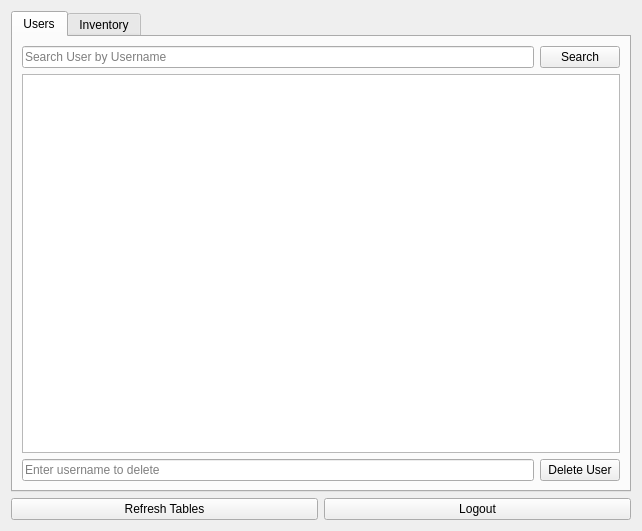
<?xml version="1.0" encoding="UTF-8"?>
<ui version="4.0">
 <class>Admin_page</class>
 <widget class="QWidget" name="Admin_page">
  <layout class="QVBoxLayout" name="verticalLayout">
   <item>
    <widget class="QTabWidget" name="adminTabWidget">
     <property name="currentIndex">
      <number>0</number>
     </property>
     <!-- Users Tab -->
     <widget class="QWidget" name="usersTab">
      <attribute name="title">
       <string>Users</string>
      </attribute>
      <layout class="QVBoxLayout" name="verticalLayout_users">
       <item>
        <layout class="QHBoxLayout" name="searchUserLayout">
         <item>
          <widget class="QLineEdit" name="searchUserInput">
           <property name="placeholderText">
            <string>Search User by Username</string>
           </property>
          </widget>
         </item>
         <item>
          <widget class="QPushButton" name="searchUserBtn">
           <property name="text">
            <string>Search</string>
           </property>
          </widget>
         </item>
        </layout>
       </item>
       <item>
        <widget class="QTableWidget" name="tableUsers">
         <property name="sizePolicy">
          <sizepolicy hsizetype="Expanding" vsizetype="Expanding">
           <horstretch>0</horstretch>
           <verstretch>0</verstretch>
          </sizepolicy>
         </property>
         <property name="minimumSize">
          <size>
           <width>0</width>
           <height>300</height>
          </size>
         </property>
        </widget>
       </item>
       <item>
        <layout class="QHBoxLayout" name="userDeleteLayout">
         <item>
          <widget class="QLineEdit" name="deleteUserInput">
           <property name="placeholderText">
            <string>Enter username to delete</string>
           </property>
          </widget>
         </item>
         <item>
          <widget class="QPushButton" name="deleteUserBtn">
           <property name="text">
            <string>Delete User</string>
           </property>
          </widget>
         </item>
        </layout>
       </item>
      </layout>
     </widget>

     <!-- Inventory Tab -->
     <widget class="QWidget" name="inventoryTab">
      <attribute name="title">
       <string>Inventory</string>
      </attribute>
      <layout class="QVBoxLayout" name="verticalLayout_inventory">

       <!-- Add Item Layout -->
       <item>
        <layout class="QHBoxLayout" name="addItemLayout">
         <item>
          <widget class="QLineEdit" name="idInput">
           <property name="placeholderText">
            <string>ID</string>
           </property>
          </widget>
         </item>
         <item>
          <widget class="QLineEdit" name="nameInput">
           <property name="placeholderText">
            <string>Name</string>
           </property>
          </widget>
         </item>
         <item>
          <widget class="QSpinBox" name="quantityInput">
           <property name="minimum">
            <number>0</number>
           </property>
           <property name="maximum">
            <number>9999</number>
           </property>
          </widget>
         </item>
         <item>
          <widget class="QDoubleSpinBox" name="priceInput">
           <property name="minimum">
            <double>0.00</double>
           </property>
           <property name="maximum">
            <double>9999.99</double>
           </property>
           <property name="decimals">
            <number>2</number>
           </property>
           <property name="prefix">
            <string>Rs </string>
           </property>
          </widget>
         </item>
         <item>
          <widget class="QComboBox" name="categoryComboBox">
           <item><property name="text"><string>Electronics</string></property></item>
           <item><property name="text"><string>Groceries</string></property></item>
           <item><property name="text"><string>Furniture</string></property></item>
           <item><property name="text"><string>Cosmetics</string></property></item>
           <item><property name="text"><string>Clothes</string></property></item>
           <item><property name="text"><string>Smoking Products</string></property></item>
           <item><property name="text"><string>Liquors</string></property></item>  <!-- Added Liquors here -->
          </widget>
         </item>
         <item>
          <widget class="QPushButton" name="addItemBtn">
           <property name="text">
            <string>Add Item</string>
           </property>
          </widget>
         </item>
        </layout>
       </item>

       <!-- Search Item Layout -->
       <item>
        <layout class="QHBoxLayout" name="searchItemLayout">
         <item>
          <widget class="QLineEdit" name="searchItemInput">
           <property name="placeholderText">
            <string>Search Item by ID or Name</string>
           </property>
          </widget>
         </item>
         <item>
          <widget class="QPushButton" name="searchItemBtn">
           <property name="text">
            <string>Search</string>
           </property>
          </widget>
         </item>
        </layout>
       </item>

       <!-- Category Tabs inside Inventory -->
       <item>
        <widget class="QTabWidget" name="categoryTabWidget">

         <widget class="QWidget" name="electronicsTab">
          <attribute name="title"><string>Electronics</string></attribute>
          <layout class="QVBoxLayout" name="electronicsLayout">
           <item>
            <widget class="QTableWidget" name="tableElectronics">
             <property name="sizePolicy">
              <sizepolicy hsizetype="Expanding" vsizetype="Expanding">
               <horstretch>0</horstretch>
               <verstretch>0</verstretch>
              </sizepolicy>
             </property>
             <property name="minimumSize">
              <size>
               <width>0</width>
               <height>300</height>
              </size>
             </property>
            </widget>
           </item>
          </layout>
         </widget>

         <widget class="QWidget" name="groceriesTab">
          <attribute name="title"><string>Groceries</string></attribute>
          <layout class="QVBoxLayout" name="groceriesLayout">
           <item>
            <widget class="QTableWidget" name="tableGroceries">
             <property name="sizePolicy">
              <sizepolicy hsizetype="Expanding" vsizetype="Expanding">
               <horstretch>0</horstretch>
               <verstretch>0</verstretch>
              </sizepolicy>
             </property>
             <property name="minimumSize">
              <size>
               <width>0</width>
               <height>300</height>
              </size>
             </property>
            </widget>
           </item>
          </layout>
         </widget>

         <widget class="QWidget" name="furnitureTab">
          <attribute name="title"><string>Furniture</string></attribute>
          <layout class="QVBoxLayout" name="furnitureLayout">
           <item>
            <widget class="QTableWidget" name="tableFurniture">
             <property name="sizePolicy">
              <sizepolicy hsizetype="Expanding" vsizetype="Expanding">
               <horstretch>0</horstretch>
               <verstretch>0</verstretch>
              </sizepolicy>
             </property>
             <property name="minimumSize">
              <size>
               <width>0</width>
               <height>300</height>
              </size>
             </property>
            </widget>
           </item>
          </layout>
         </widget>

         <widget class="QWidget" name="cosmeticsTab">
          <attribute name="title"><string>Cosmetics</string></attribute>
          <layout class="QVBoxLayout" name="cosmeticsLayout">
           <item>
            <widget class="QTableWidget" name="tableCosmetics">
             <property name="sizePolicy">
              <sizepolicy hsizetype="Expanding" vsizetype="Expanding">
               <horstretch>0</horstretch>
               <verstretch>0</verstretch>
              </sizepolicy>
             </property>
             <property name="minimumSize">
              <size>
               <width>0</width>
               <height>300</height>
              </size>
             </property>
            </widget>
           </item>
          </layout>
         </widget>

         <widget class="QWidget" name="clothesTab">
          <attribute name="title"><string>Clothes</string></attribute>
          <layout class="QVBoxLayout" name="clothesLayout">
           <item>
            <widget class="QTableWidget" name="tableClothes">
             <property name="sizePolicy">
              <sizepolicy hsizetype="Expanding" vsizetype="Expanding">
               <horstretch>0</horstretch>
               <verstretch>0</verstretch>
              </sizepolicy>
             </property>
             <property name="minimumSize">
              <size>
               <width>0</width>
               <height>300</height>
              </size>
             </property>
            </widget>
           </item>
          </layout>
         </widget>

         <widget class="QWidget" name="smokingTab">
          <attribute name="title"><string>Smoking Products</string></attribute>
          <layout class="QVBoxLayout" name="smokingLayout">
           <item>
            <widget class="QTableWidget" name="tableSmoking">
             <property name="sizePolicy">
              <sizepolicy hsizetype="Expanding" vsizetype="Expanding">
               <horstretch>0</horstretch>
               <verstretch>0</verstretch>
              </sizepolicy>
             </property>
             <property name="minimumSize">
              <size>
               <width>0</width>
               <height>300</height>
              </size>
             </property>
            </widget>
           </item>
          </layout>
         </widget>

         <!-- New Liquors Tab -->
         <widget class="QWidget" name="liquorsTab">
          <attribute name="title"><string>Liquors</string></attribute>
          <layout class="QVBoxLayout" name="liquorsLayout">
           <item>
            <widget class="QTableWidget" name="tableLiquors">
             <property name="sizePolicy">
              <sizepolicy hsizetype="Expanding" vsizetype="Expanding">
               <horstretch>0</horstretch>
               <verstretch>0</verstretch>
              </sizepolicy>
             </property>
             <property name="minimumSize">
              <size>
               <width>0</width>
               <height>300</height>
              </size>
             </property>
            </widget>
           </item>
          </layout>
         </widget>

        </widget>
       </item>

       <!-- Remove Item Layout -->
       <item>
        <layout class="QHBoxLayout" name="itemRemoveLayout">
         <item>
          <widget class="QLineEdit" name="removeIdInput">
           <property name="placeholderText">
            <string>Enter item ID to remove</string>
           </property>
          </widget>
         </item>
         <item>
          <widget class="QPushButton" name="removeItemBtn">
           <property name="text">
            <string>Remove Item</string>
           </property>
          </widget>
         </item>
        </layout>
       </item>

      </layout>
     </widget>
    </widget>
   </item>

   <!-- Bottom Buttons -->
   <item>
    <layout class="QHBoxLayout" name="adminControls">
     <item>
      <widget class="QPushButton" name="refreshBtn">
       <property name="text"><string>Refresh Tables</string></property>
      </widget>
     </item>
     <item>
      <widget class="QPushButton" name="logoutBtn">
       <property name="text"><string>Logout</string></property>
      </widget>
     </item>
    </layout>
   </item>

  </layout>
 </widget>
 <resources/>
 <connections/>
</ui>
